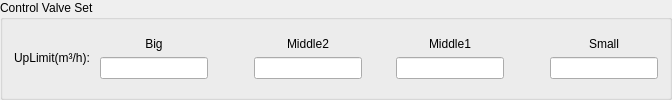
    <widget class="QGroupBox" name="gBox_UpperFlowLmt">
     <property name="sizePolicy">
      <sizepolicy hsizetype="Preferred" vsizetype="Fixed">
       <horstretch>0</horstretch>
       <verstretch>0</verstretch>
      </sizepolicy>
     </property>
     <property name="title">
      <string>Control Valve Set</string>
     </property>
     <layout class="QGridLayout" name="gridLayout_15">
      <item row="0" column="0">
       <widget class="QLabel" name="label_11">
        <property name="sizePolicy">
         <sizepolicy hsizetype="Preferred" vsizetype="Fixed">
          <horstretch>0</horstretch>
          <verstretch>0</verstretch>
         </sizepolicy>
        </property>
        <property name="text">
         <string>UpLimit(m³/h): </string>
        </property>
       </widget>
      </item>
      <item row="0" column="1">
       <layout class="QGridLayout" name="gridLayout_7">
        <item row="0" column="0">
         <widget class="QLabel" name="label_16">
          <property name="sizePolicy">
           <sizepolicy hsizetype="Preferred" vsizetype="Fixed">
            <horstretch>0</horstretch>
            <verstretch>0</verstretch>
           </sizepolicy>
          </property>
          <property name="text">
           <string>Big</string>
          </property>
          <property name="alignment">
           <set>Qt::AlignCenter</set>
          </property>
         </widget>
        </item>
        <item row="1" column="0">
         <widget class="QLineEdit" name="lineEdit_Upper_1">
          <property name="sizePolicy">
           <sizepolicy hsizetype="Expanding" vsizetype="Fixed">
            <horstretch>0</horstretch>
            <verstretch>0</verstretch>
           </sizepolicy>
          </property>
          <property name="alignment">
           <set>Qt::AlignCenter</set>
          </property>
         </widget>
        </item>
       </layout>
      </item>
      <item row="0" column="2">
       <spacer name="horizontalSpacer_3">
        <property name="orientation">
         <enum>Qt::Horizontal</enum>
        </property>
        <property name="sizeHint" stdset="0">
         <size>
          <width>40</width>
          <height>20</height>
         </size>
        </property>
       </spacer>
      </item>
      <item row="0" column="3">
       <layout class="QGridLayout" name="gridLayout_8">
        <item row="0" column="0">
         <widget class="QLabel" name="label_17">
          <property name="sizePolicy">
           <sizepolicy hsizetype="Preferred" vsizetype="Fixed">
            <horstretch>0</horstretch>
            <verstretch>0</verstretch>
           </sizepolicy>
          </property>
          <property name="text">
           <string>Middle2</string>
          </property>
          <property name="alignment">
           <set>Qt::AlignCenter</set>
          </property>
         </widget>
        </item>
        <item row="1" column="0">
         <widget class="QLineEdit" name="lineEdit_Upper_2">
          <property name="sizePolicy">
           <sizepolicy hsizetype="Expanding" vsizetype="Fixed">
            <horstretch>0</horstretch>
            <verstretch>0</verstretch>
           </sizepolicy>
          </property>
          <property name="palette">
           <palette>
            <active>
             <colorrole role="Button">
              <brush brushstyle="SolidPattern">
               <color alpha="255">
                <red>85</red>
                <green>85</green>
                <blue>255</blue>
               </color>
              </brush>
             </colorrole>
            </active>
            <inactive>
             <colorrole role="Button">
              <brush brushstyle="SolidPattern">
               <color alpha="255">
                <red>85</red>
                <green>85</green>
                <blue>255</blue>
               </color>
              </brush>
             </colorrole>
            </inactive>
            <disabled>
             <colorrole role="Button">
              <brush brushstyle="SolidPattern">
               <color alpha="255">
                <red>85</red>
                <green>85</green>
                <blue>255</blue>
               </color>
              </brush>
             </colorrole>
            </disabled>
           </palette>
          </property>
          <property name="alignment">
           <set>Qt::AlignCenter</set>
          </property>
         </widget>
        </item>
       </layout>
      </item>
      <item row="0" column="4">
       <spacer name="horizontalSpacer_4">
        <property name="orientation">
         <enum>Qt::Horizontal</enum>
        </property>
        <property name="sizeHint" stdset="0">
         <size>
          <width>28</width>
          <height>20</height>
         </size>
        </property>
       </spacer>
      </item>
      <item row="0" column="5">
       <layout class="QGridLayout" name="gridLayout_12">
        <item row="0" column="0">
         <widget class="QLabel" name="label_20">
          <property name="sizePolicy">
           <sizepolicy hsizetype="Preferred" vsizetype="Fixed">
            <horstretch>0</horstretch>
            <verstretch>0</verstretch>
           </sizepolicy>
          </property>
          <property name="text">
           <string>Middle1</string>
          </property>
          <property name="alignment">
           <set>Qt::AlignCenter</set>
          </property>
         </widget>
        </item>
        <item row="1" column="0">
         <widget class="QLineEdit" name="lineEdit_Upper_3">
          <property name="sizePolicy">
           <sizepolicy hsizetype="Expanding" vsizetype="Fixed">
            <horstretch>0</horstretch>
            <verstretch>0</verstretch>
           </sizepolicy>
          </property>
          <property name="alignment">
           <set>Qt::AlignCenter</set>
          </property>
         </widget>
        </item>
       </layout>
      </item>
      <item row="0" column="6">
       <spacer name="horizontalSpacer_5">
        <property name="orientation">
         <enum>Qt::Horizontal</enum>
        </property>
        <property name="sizeHint" stdset="0">
         <size>
          <width>40</width>
          <height>20</height>
         </size>
        </property>
       </spacer>
      </item>
      <item row="0" column="7">
       <layout class="QGridLayout" name="gridLayout_14">
        <item row="0" column="0">
         <widget class="QLabel" name="label_21">
          <property name="sizePolicy">
           <sizepolicy hsizetype="Preferred" vsizetype="Fixed">
            <horstretch>0</horstretch>
            <verstretch>0</verstretch>
           </sizepolicy>
          </property>
          <property name="text">
           <string>Small</string>
          </property>
          <property name="alignment">
           <set>Qt::AlignCenter</set>
          </property>
         </widget>
        </item>
        <item row="1" column="0">
         <widget class="QLineEdit" name="lineEdit_Upper_4">
          <property name="sizePolicy">
           <sizepolicy hsizetype="Expanding" vsizetype="Fixed">
            <horstretch>0</horstretch>
            <verstretch>0</verstretch>
           </sizepolicy>
          </property>
          <property name="alignment">
           <set>Qt::AlignCenter</set>
          </property>
         </widget>
        </item>
       </layout>
      </item>
     </layout>
    </widget>
